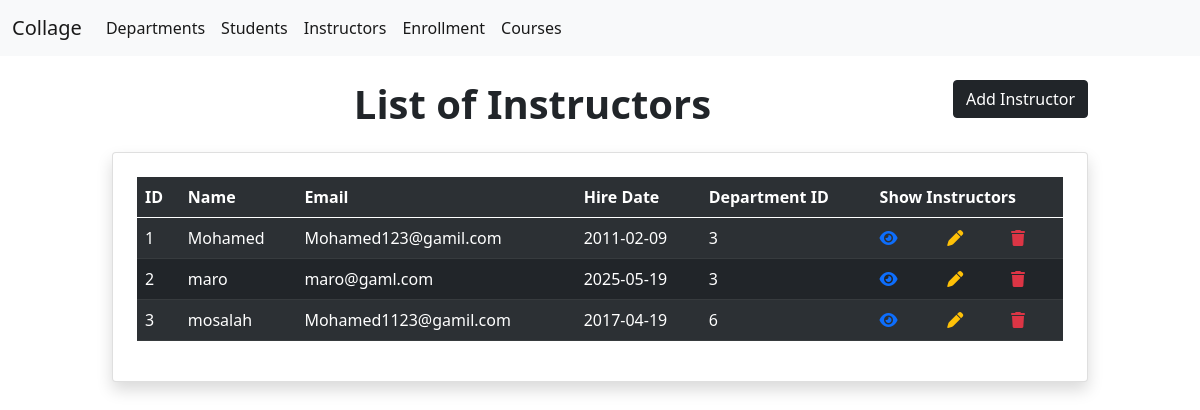
/collage/instructor.php, run on the app's committed database.
### tables this page shows
CREATE TABLE `instructor` (
  `id` int(11) NOT NULL,
  `ename` varchar(20) DEFAULT NULL,
  `email` char(30) DEFAULT NULL,
  `hire_date` varchar(10) DEFAULT NULL,
  `department_id` int(11) DEFAULT NULL
);

### collage/instructor.php (the view, shortened to what this page needs)
<?php
include_once "../index.php";
include_once "../nav.php";
$count=0;
$selectinstructors="SELECT * FROM `instructor` ";
$instructors = mysqli_query($conn,$selectinstructors);
?>
<!DOCTYPE html>
<html lang="en">
<head>
    <link href="https://cdn.jsdelivr.net/npm/bootstrap@5.0.2/dist/css/bootstrap.min.css" rel="stylesheet">
</head>
<body>
    <div class="container col-md-10">
    <h1 class="text-center display-6 my-4 fw-bold">List of Instructors
    <a href="create instructor.php" class="btn btn-dark float-end">Add Instructor</a>
    </h1>
        <div class="card shadow p-4">
    <table class="table table-dark table-striped">
    <tr>
            <th>ID</th>
            <th>Name</th>
            <th>Email</th>
            <th>Hire Date</th>
            <th>Department ID</th>
            <th colspan="3">Show Instructors</th>
        </tr>
        <tbody>
            <?php foreach($instructors as $instructor) :?>
            <tr>
                <td><?= ++$count;?></td>
                <td><?= $instructor["ename"]?></td>
                <td><?= $instructor["email"]?></td>
                <td><?= $instructor["hire_date"]?></td>
                <td><?= $instructor["department_id"]?></td>
                <td><a href="E&D instructor.php?ID=<?=$instructor["id"]?>" ><i class="fa-solid fa-eye"></i></a></td>
                <td><a href="E&D instructor.php?ID=<?=$instructor["id"]?>"><i class="fa-solid fa-pen text-warning"></i></a>
                </td>
                <td><a href="http://localhost/backend%20project/collage/instructor.php?ID=<?=$instructor["id"]?>" onclick="return confirm('Are you sure you want to delete it')" name="dt">
                    <i class="fa-solid fa-trash text-danger"></i></a>
                </td>
            </tr>
            <?php
    endforeach
    ?>
        </tbody>
    </table>
        </div>
    </div>
</body>
</html>

### data on the page
instructor: ename "Mohamed", email "Mohamed123@gamil.com", hire_date "2011-02-09", department "3"
instructor: ename "maro", email "maro@gaml.com", hire_date "2025-05-19", department "3"
instructor: ename "mosalah", email "Mohamed1123@gamil.com", hire_date "2017-04-19", department "6"
